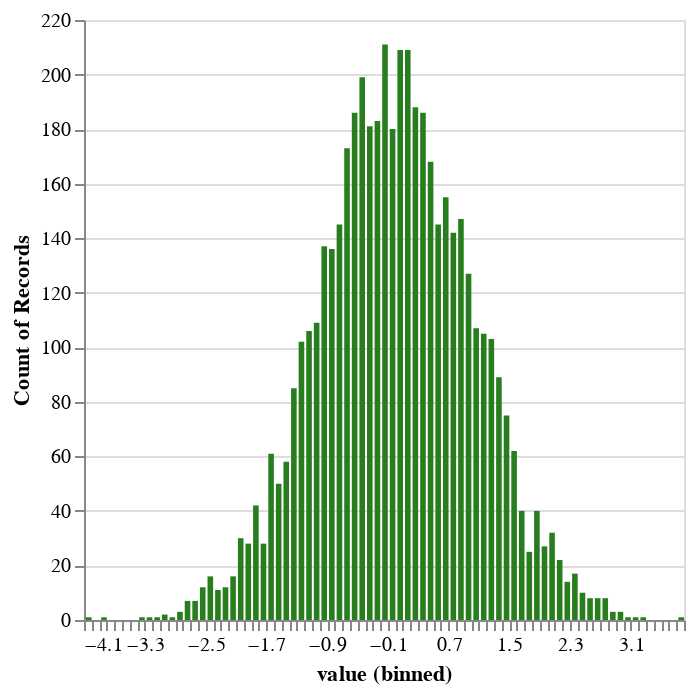

Notebook code cell kept with this figure:
### Code cell
# Histograms work better here

normal_values = pd.DataFrame({"value": n.rvs(5000)})

alt.Chart(normal_values).mark_bar().encode(
    alt.X("value", bin=alt.Bin(maxbins=100)),
    y='count()',
    color=alt.value('#287E1E'),  # Aside: Note US spelling. Also try "hex codes": https://htmlcolorcodes.com/
)

### Figure 1 — Vega-Lite specification as saved in the notebook (floating-point values rounded to 4 significant figures; data arrays with more than 128 entries replaced by an {"elided": "..."} marker saying what was removed)
{"config": {"view": {"continuousWidth": 300, "continuousHeight": 300}}, "data": {"name": "data-d3b7d227cd14a1c41dc8dcf755634ef9"}, "mark": {"type": "bar"}, "encoding": {"color": {"value": "#287E1E"}, "x": {"bin": {"maxbins": 100}, "field": "value", "type": "quantitative"}, "y": {"aggregate": "count", "type": "quantitative"}}, "$schema": "https://vega.github.io/schema/vega-lite/v5.8.0.json", "datasets": {"data-d3b7d227cd14a1c41dc8dcf755634ef9": {"elided": "5000 records"}}}
